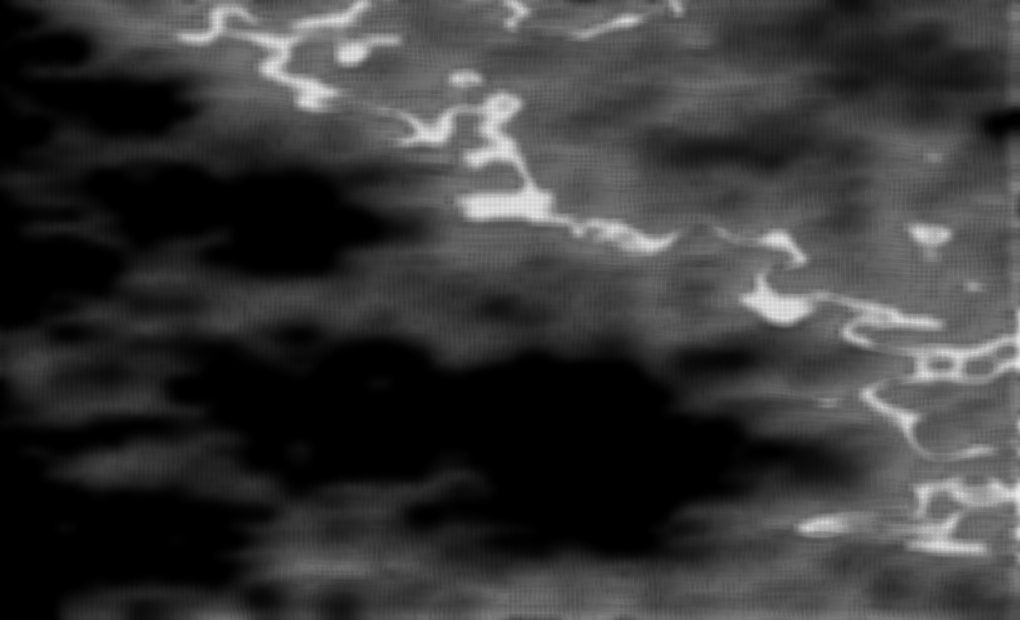
Frame 1 (no input)
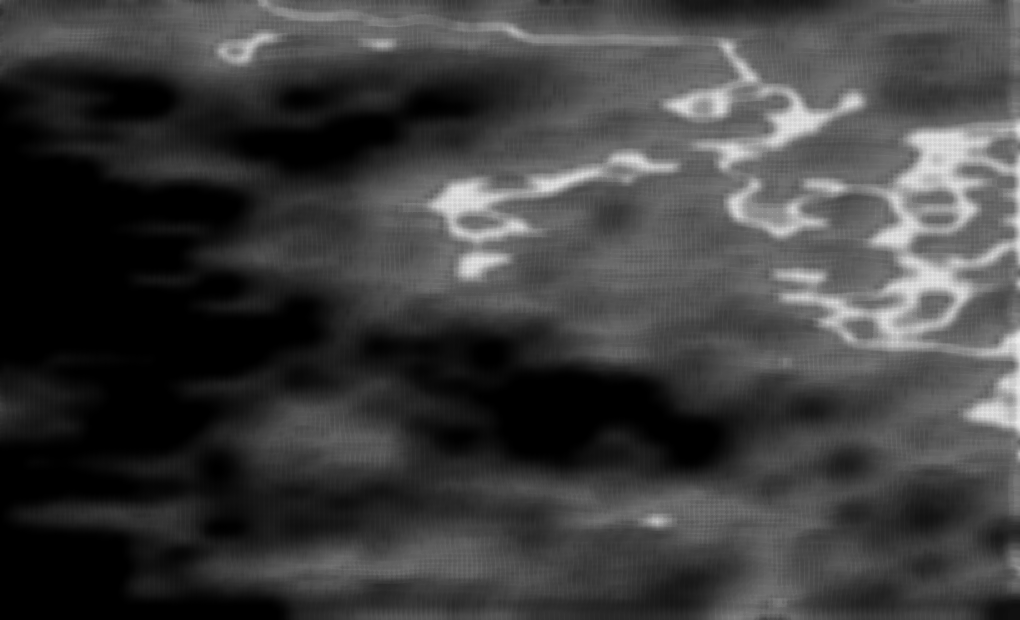
Frame 60 (the mouse pressed at the canvas centre just before this capture)
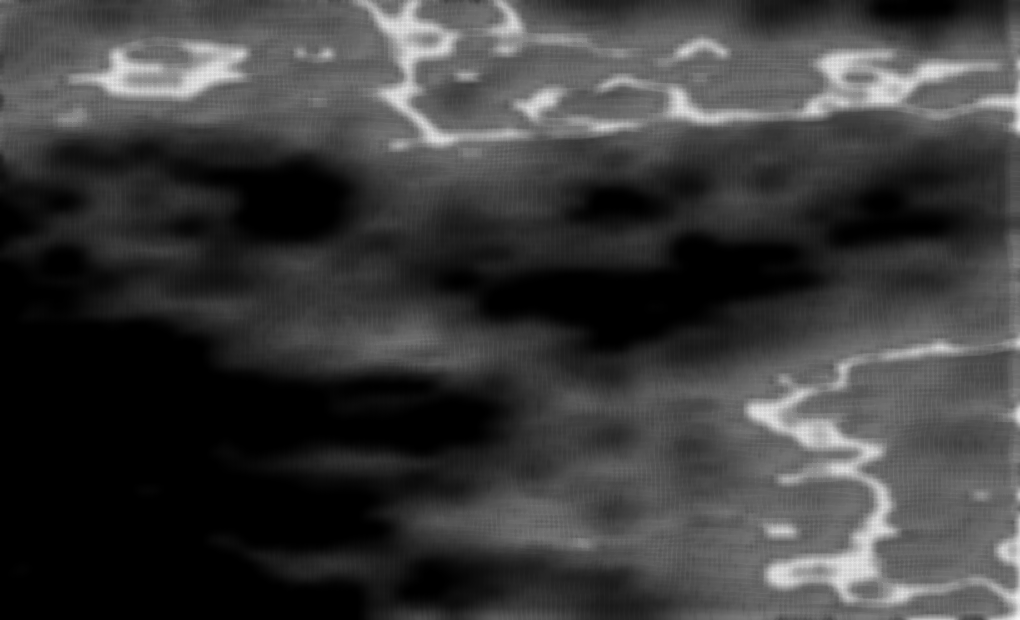
Frame 120 (the mouse held since frame 60 and released just before this capture)

The Processing sketch that drew these frames (run headless with seeded random() and noise(); from frame 60 on, the mouse is pressed at the canvas centre):

// Processing sketch: perlingfx
// ── perlingfx.pde
//Perlin Noise Graphics Sketch
//By Adam Samson for mostlywork.io
//Thanks to code contributions from Dan Shiffman (Nature of Code, Flow Field example) and Mario Klingemann (Superfast blur algorithm)

boolean debug = true;

// Flowfield object
FlowField flowfield;


void setup() {
  noiseDetail(8, .80);
  size(1020, 620);
  // Make a new flow field with "resolution" of 16
  flowfield = new FlowField(5);
 
}

void draw() {
  background(255);
  flowfield.update();

  // Display the flowfield in "debug" mode
  if (debug) flowfield.display();
  
  
//  create an image from the current pixels and blur it
 PImage c = get();
 fastblur(c,5);
 image(c,0,0);
 
 //this had a pleasant effect, but isnt mandatory
 filter(ERODE);
}


void keyPressed() {
  if (key == ' ') {
    debug = !debug;
  }
}




void fastblur(PImage img,int radius){

  if (radius<1){
    return;
  }
  int w=img.width;
  int h=img.height;
  int wm=w-1;
  int hm=h-1;
  int wh=w*h;
  int div=radius+radius+1;
  int r[]=new int[wh];
  int g[]=new int[wh];
  int b[]=new int[wh];
  int rsum,gsum,bsum,x,y,i,p,p1,p2,yp,yi,yw;
  int vmin[] = new int[max(w,h)];
  int vmax[] = new int[max(w,h)];
  int[] pix=img.pixels;
  int dv[]=new int[256*div];
  for (i=0;i<256*div;i++){
     dv[i]=(i/div); 
  }
  
  yw=yi=0;
 
  for (y=0;y<h;y++){
    rsum=gsum=bsum=0;
    for(i=-radius;i<=radius;i++){
      p=pix[yi+min(wm,max(i,0))];
      rsum+=(p & 0xff0000)>>16;
      gsum+=(p & 0x00ff00)>>8;
      bsum+= p & 0x0000ff;
   }
    for (x=0;x<w;x++){
    
      r[yi]=dv[rsum];
      g[yi]=dv[gsum];
      b[yi]=dv[bsum];

      if(y==0){
        vmin[x]=min(x+radius+1,wm);
        vmax[x]=max(x-radius,0);
       } 
       p1=pix[yw+vmin[x]];
       p2=pix[yw+vmax[x]];

      rsum+=((p1 & 0xff0000)-(p2 & 0xff0000))>>16;
      gsum+=((p1 & 0x00ff00)-(p2 & 0x00ff00))>>8;
      bsum+= (p1 & 0x0000ff)-(p2 & 0x0000ff);
      yi++;
    }
    yw+=w;
  }
  
  for (x=0;x<w;x++){
    rsum=gsum=bsum=0;
    yp=-radius*w;
    for(i=-radius;i<=radius;i++){
      yi=max(0,yp)+x;
      rsum+=r[yi];
      gsum+=g[yi];
      bsum+=b[yi];
      yp+=w;
    }
    yi=x;
    for (y=0;y<h;y++){
      pix[yi]=0xff000000 | (dv[rsum]<<16) | (dv[gsum]<<8) | dv[bsum];
      if(x==0){
        vmin[y]=min(y+radius+1,hm)*w;
        vmax[y]=max(y-radius,0)*w;
      } 
      p1=x+vmin[y];
      p2=x+vmax[y];

      rsum+=r[p1]-r[p2];
      gsum+=g[p1]-g[p2];
      bsum+=b[p1]-b[p2];

      yi+=w;
    }
  }
  img.updatePixels();
}

// ── FlowField.pde
class FlowField {

  // A flow field is a two dimensional array of PVectors
  PVector[][] field;
  int cols, rows; // Columns and Rows
  int resolution; // How large is each "cell" of the flow field

  float zoff = 0.0; // 3rd dimension of noise
  
  FlowField(int r) {
    resolution = r;
    // Determine the number of columns and rows based on sketch's width and height
    cols = width/resolution;
    rows = height/resolution;
    field = new PVector[cols][rows];
    update();
  }

  void update() {
    float xoff = 0;
    for (int i = 0; i < cols; i++) {
      float yoff = 0;
      for (int j = 0; j < rows; j++) {
        float theta = map(noise(xoff,yoff,zoff),0,1,0,TWO_PI);
        // Make a vector from an angle
        field[i][j] = PVector.fromAngle(theta);
        yoff += 0.003;
      }
      xoff += 0.001;
    }
    // Animate by changing 3rd dimension of noise every frame
    zoff += 0.001;
  }

  // Draw every vector
  void display() {
    for (int i = 0; i < cols; i++) {
      for (int j = 0; j < rows; j++) {
      //  drawVector(field[i][j],i*resolution,j*resolution,resolution-2);
   // fill(0);
         fill(((field[i][j].x * 255) + (field[i][j].y*255))/2);
       // fill(((field[i][j].z*255)));
      ellipse(i*resolution, j*resolution, (field[i][j].x *20 - field[i][j].y *20),(field[i][j].x *20 - field[i][j].y *20));
      }
    }

  }

  // Renders a vector object 'v' as an arrow and a location 'x,y'
  void drawVector(PVector v, float x, float y, float scayl) {
   /* pushMatrix();
    float arrowsize = 4;
    // Translate to location to render vector
    translate(x,y);
    stroke(0,150);
    // Call vector heading function to get direction (note that pointing up is a heading of 0) and rotate
    rotate(v.heading2D());
    // Calculate length of vector & scale it to be bigger or smaller if necessary
    float len = v.mag()*scayl;
    // Draw three lines to make an arrow (draw pointing up since we've rotate to the proper direction)
    line(0,0,len,0);
    //line(len,0,len-arrowsize,+arrowsize/2);
    //line(len,0,len-arrowsize,-arrowsize/2);
    popMatrix(); */
  }

  PVector lookup(PVector lookup) {
    int column = int(constrain(lookup.x/resolution,0,cols-1));
    int row = int(constrain(lookup.y/resolution,0,rows-1));
    return field[column][row].get();
  }


}
